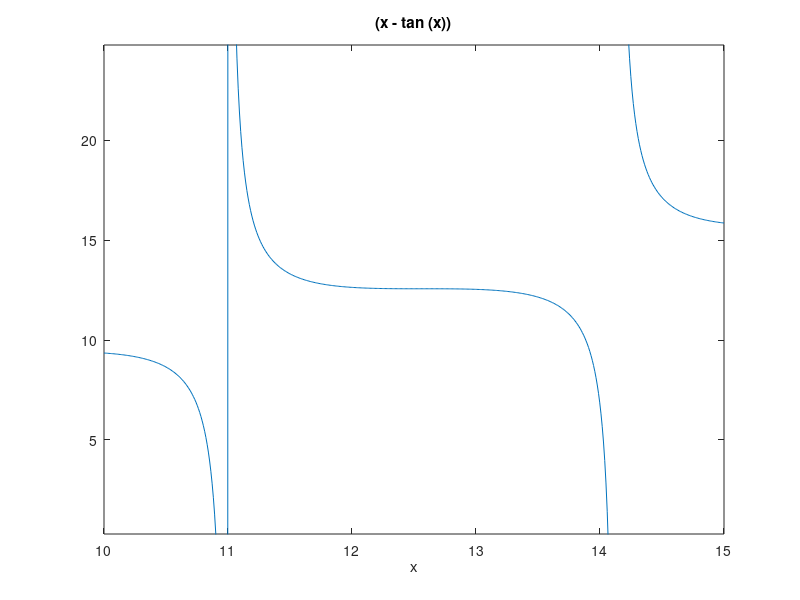

The MATLAB script that drew this image: (Note: this script raises an error after producing the figure.)


%;
% 
fx2 = @(x)(x - tan(x));
ezplot(fx2,[10,15]);
disp(bisectionMethod(0,2,fx2,0.001))
fx3 = @(x)(x^3 - 3*x + 2);

x0 = 10;
x1 = 10.5;
x2 = 10.95;
limit = 0.001;
maxLoop = 100;
a = mullerMethod2(x0,x1,x2,limit,maxLoop,fx2);
disp(a);
disp(real(a));

%syms x;
%eq1 = besselFunction(x);
%ezplot(eq1);


%part c of the question

% limit = 0.001;
% maxLoop = 1000;
% oldroots = zeros(4,1);
% roots = zeros(4,1);
% k= 3;
% for k = 3:1:100
%     fx = @(x)(besselFunction(x,k));
%     x0 = 3;
%     x1 = 4;
%     x2 = 5;
%     roots(1) = mullerMethod2(x0,x1,x2,limit,maxLoop,fx);
%     x0 = 5;
%     x1 = 6;
%     x2 = 7;
%     roots(2) = mullerMethod2(x0,x1,x2,limit,maxLoop,fx);
%     x0 = 9;
%     x1 = 10;
%     x2 = 11;
%     roots(3) = mullerMethod2(x0,x1,x2,limit,maxLoop,fx);
%     x0 = 12;
%     x1 = 13;
%     x2 = 14;
%     roots(4) = mullerMethod2(x0,x1,x2,limit,maxLoop,fx);
%     if roots == oldroots
%         break;
%     end
%     oldroots = roots;
% end
% disp(k);
% disp(roots);

